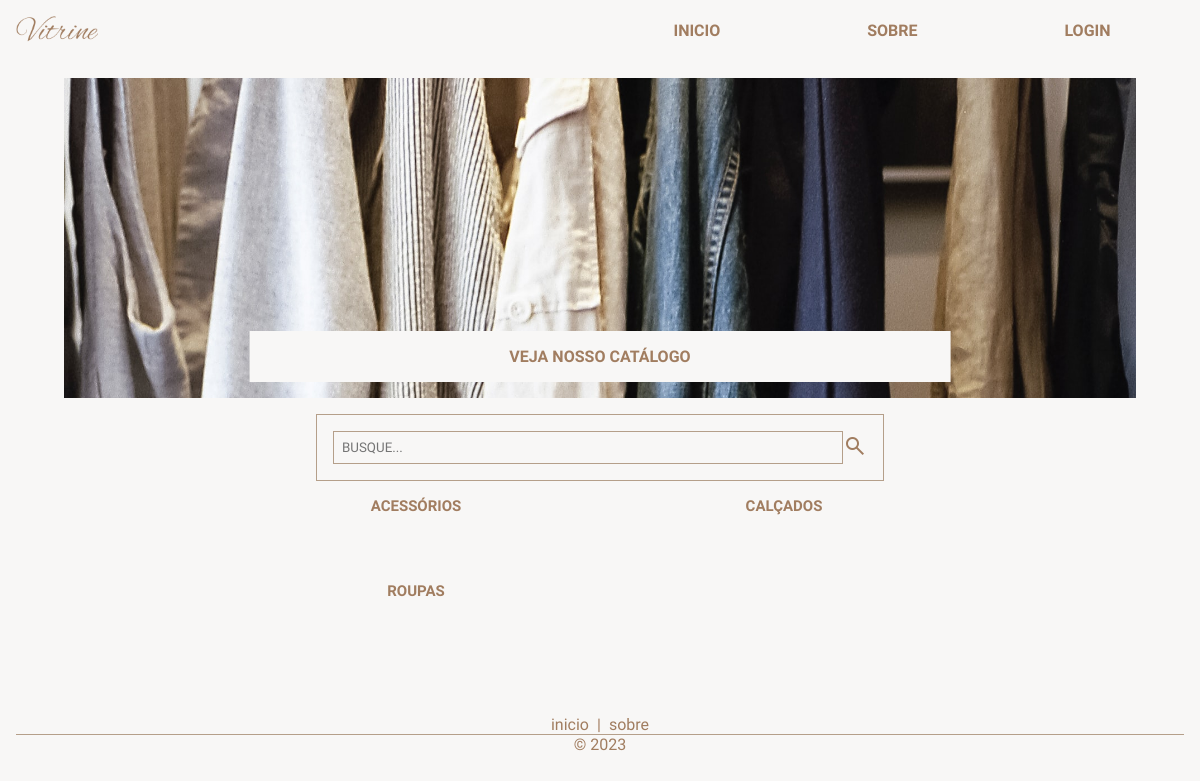
The page / on the database its author committed.
### tables this page shows
CREATE TABLE categorias (
    id_categoria INT PRIMARY KEY AUTO_INCREMENT,
    nome_categoria VARCHAR(255) NOT NULL,
    img_categoria LONGBLOB
);

### models/categoria.php (called while the page is built, shortened)
<?php
class Categoria
{
    public static function listar()
    {
        $query = "SELECT * FROM categorias ORDER BY nome_categoria ASC";
        $conexao = Conexao::conectar();
        $stmt = $conexao->prepare($query);
        $stmt->execute();
        $lista = $stmt->fetchAll();
        return $lista;
    }
}

### index.php (the view, shortened to what this page needs)
<?php
require_once $_SERVER['DOCUMENT_ROOT'] . '/vitrine/layouts/_cabecalho.php';
require_once $_SERVER['DOCUMENT_ROOT'] . '/vitrine/models/categoria.php';
try {
    $categorias = Categoria::listar();
} catch (PDOException $e) {
    echo $e->getMessage();
}
?>
<section class="jumbo">
    <img src="/vitrine/img/produtos.jpg" alt="" width="100%">
    <h1>VEJA NOSSO CATÁLOGO</h1>
</section>
<section class="busca-index margem">
    <form action="/vitrine/views/produtos.php" method="get">
        <div class="flex">
            <input type="search" name="busca" id="busca" placeholder="BUSQUE...">
            <button class="btn-semfundo" type="submit"><span class="material-symbols-outlined">search</span></button>
        </div>
    </form>
</section>
<section class="grade">
    <?php foreach ($categorias as $c) : ?>
        <a href="/vitrine/views/produtos.php?categoria=<?= $c['nome_categoria'] ?>">
            <div>
                <h2 class="titulo-cat"><?= $c['nome_categoria'] ?></h2>
            </div>
        </a>
    <?php endforeach; ?>
</section>
<?php
require_once $_SERVER['DOCUMENT_ROOT'] . '/vitrine/layouts/_rodape.php';
?>

### css/style.css (style rules this page uses)
* { margin: 0; padding: 0; box-sizing: border-box; background-color: #f8f7f6; font-family: 'GFS Didot', serif; color: #a17d60; }
a { text-decoration: none; margin: 0 0.5rem; }
.jumbo { position: relative; padding: 0 3rem 3rem 3rem; height: 40vh; overflow: hidden; }
.jumbo h1 { position: absolute; bottom: 5%; left: 50%; padding: 1rem; width: 60%; translate: -50%; text-align: center; cursor: default; font-size: 2vh; }
.margem { margin: 1rem; }
.busca-index { display: flex; justify-content: center; }
.busca-index form { width: 50%; }
input { border: 1px solid #b59f8a; padding: 0.5rem; width: 100%; }
form { padding: 1rem; border: 1px solid #b59f8a; }
.busca-index input { width: 100%; }
.flex { display: flex; }
.titulo-cat { text-transform: uppercase; font-size: 15px; }
.btn-semfundo { border: none; }
.grade, .grade-painel { display: grid; grid-template-columns: 20rem 20rem 20rem; justify-content: center; text-align: center; gap: 3rem; margin: 0 5rem; }
@media only screen and (max-width: 1200px) { .grade { grid-template-columns: 20rem 20rem; } }

### rows shown on the page
categorias: nome_categoria "ACESSÓRIOS"
categorias: nome_categoria "CALÇADOS"
categorias: nome_categoria "ROUPAS"
